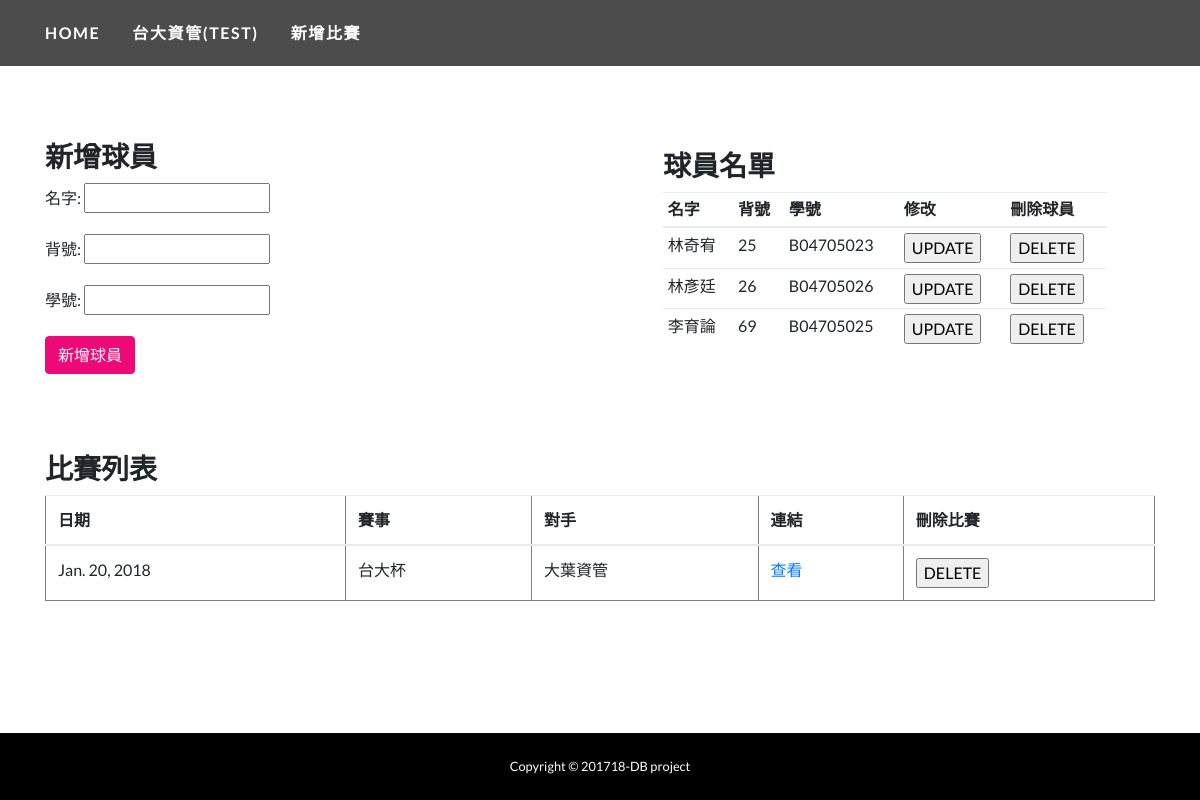
Screenshot of /record/1/ (signed in) with the database file from the repository.
### basketR/models.py (models this page shows, shortened)
class Team(models.Model):
	tID 	= models.AutoField(primary_key=True)
	tName 	= models.CharField(max_length=50)

class Player(models.Model):
	pID 	= models.AutoField(primary_key=True)
	team    = models.ForeignKey(
		Team,
		models.SET_NULL,
		blank=False,
		null=True,
	)
	pNum	= models.IntegerField(blank=False) #背號
	pName 	= models.CharField(max_length=50)
	stuID	= models.CharField(max_length=15)

class Contest(models.Model):
	cID		= models.AutoField(primary_key=True)
	team    = models.ForeignKey(
		Team,
		models.SET_NULL,
		blank=False,
		null=True,
	)
	cName	= models.CharField(max_length=15) #ex:大資盃、台大盃
	date	= models.DateField()
	oppo	= models.CharField(max_length=20) #ex:台大電機

### basketR/views.py (the view, shortened to what this page needs)
# urls.py: url(r'^record/(?P<tID>\d+)/$', views.detail, name='teamDetail'),
def detail(request, tID):
	if not request.user.is_authenticated:
		messages.info(request, 'Please log in first!')
		return HttpResponseRedirect('/team')
	if not request.user.is_superuser:
		if not request.user.get_short_name()==tID:
			messages.info(request, 'Not able to see!')
			return HttpResponseRedirect('/team')
	team = Team.objects.get(tID=tID)
	player = Player.objects.filter(team=team)
	contest = Contest.objects.filter(team=team)
	if 'delGame' in request.POST:
		cID = request.POST['gID']
		if cID:
			GameRecord.objects.filter(contest_id=cID).delete()
			Contest.objects.filter(cID=cID).delete()
		return HttpResponseRedirect(request.META.get('HTTP_REFERER'))
	f = PlayerForm()
	context = {'team':team, 'player':player, 'contest':contest, 'PlayerForm':f}
	return render(request, 'detail.html', context)

### basketR/form.py
class PlayerForm(forms.Form):
    pName = forms.CharField(max_length=20, required=True, label="名字")
    pNum  = forms.IntegerField(required=True, label="背號")
    stuID = forms.CharField(max_length=20, required=True, label="學號")

### basketR/templates/detail.html (shortened to what this page needs)
{% load staticfiles %}
<!DOCTYPE html>
<html lang="en">
  <head>
    <link href="{% static "vendor/bootstrap/css/bootstrap.min.css"%}" rel="stylesheet">
    <link href="{% static "css/one-page-wonder.min.css"%}" rel="stylesheet">
  </head>
  <body>
    <nav class="navbar navbar-expand-lg navbar-dark navbar-custom fixed-top">
      <div class="container">
        <a class="navbar-brand" href="{%url 'team'%}">Home</a>
        <a class="navbar-brand" href="#">{{ team.tName }}</a>
        <a href="{%url 'addGame' tID=team.tID %}" class="navbar-brand">新增比賽</a>
      </div>
    </nav>
    <header class="container">
        <div class="row align-items-center">
            <div class="col-lg-6 order-lg-2">
                <br><br><br>
            </div>
        </div>
    </header>
    <section>
      <div class="container" style="margin-top:30px">
        <div class="row align-items-center">
          <div class="col-lg-6 order-lg-2">
            <div class="p-5">
                <div class="panel panel-default">
                    <div class="panel-heading"><h3>球員名單</h3></div>
                    <div class="div-inline">
                        <table class="table table-sm">
                            <thead>
                                <tr>
                                    <th>名字</th>
                                    <th>背號</th>
                                    <th>學號</th>
                                    <th>修改</th>
                                    <th>刪除球員</th>
                                </tr>
                            </thead>
                            <tbody>
                            {% for people in player %}
                                <tr>
                                    <td id="{{people.pID}}_pName" contenteditable="true">{{people.pName}}</td>
                                    <td id="{{people.pID}}_pNum" contenteditable="true">{{people.pNum}}</td>
                                    <td id="{{people.pID}}_stuID" contenteditable="true">{{people.stuID}}</td>
                                    <td>
                                        <form method="post" action="" onsubmit="return getContent({{people.pID}})">
                                            <div>
                                                <input type="submit" value="UPDATE">
                                            </div>
                                        </form>
                                    </td>
                                    <td>
                                        <form method="post" action="">
                                            <div>
                                                <input type="submit" value="DELETE">
                                            </div>
                                        </form>
                                    </td>
                                </tr>
                            {% endfor %}
                            </tbody>
                        </table>
                    </div>
                </div>
            </div>
          </div>
          <div class="col-lg-6 order-lg-1">
            <h3>新增球員</h3>
            <form action="" method="post"; width='300'>
                    <div class="form-group">
                        {{ PlayerForm.as_p }}
                    </div>
                    <button type="submit" value="新增球員" class="btn btn-primary">新增球員</button>
            </form>
          </div>
        </div>
      </div>
    </section>
    <section>
      <div class="container" style="margin-top:40px; margin-bottom: 100px">
        <div class="row">
            <div class="col">
                <div class="panel panel-default">
                    <div class="panel-heading"><h3>比賽列表</h3></div>
                    <div class="div-inline">
                        <table border='1'; width='350'; class="table">
                            <thead>
                                <tr>
                                    <th>日期</th>
                                    <th>賽事</th>
                                    <th>對手</th>
                                    <th>連結</th>
                                    <th>刪除比賽</th>
                                </tr>
                            </thead>
                            <tbody>
                            {% for game in contest %}
                                <tr>
                                    <td>{{game.date}}</td>
                                    <td>{{game.cName}}</td>
                                    <td>{{game.oppo}}</td>
                                    <td><a href="{%url 'teamRecord' tID=team.tID cID=game.cID %}">查看</a></td>
                                    <td>
                                        <form method="post" action="">
                                            <div>
                                                <input type="submit" value="DELETE">
                                            </div>
                                        </form>
                                    </td>
                                </tr>
                            {% endfor %}
                            </tbody>
                        </table>
                    </div>
                </div>
            </div>
        </div>
      </div>
    </section>
    <br><br>
    <footer class="py-4 bg-black fixed-bottom">
      <div class="container">
        <p class="m-0 text-center text-white small">Copyright &copy; 201718-DB project</p>
      </div>
    </footer>
  </body>
</html>

### rows the page displays
Team: tName "台大資管(TEST)"
Player: pName "林奇宥", pNum "25", stuID "B04705023"
Player: pName "林彥廷", pNum "26", stuID "B04705026"
Player: pName "李育論", pNum "69", stuID "B04705025"
Contest: date "Jan. 20, 2018", cName "台大杯", oppo "大葉資管"
